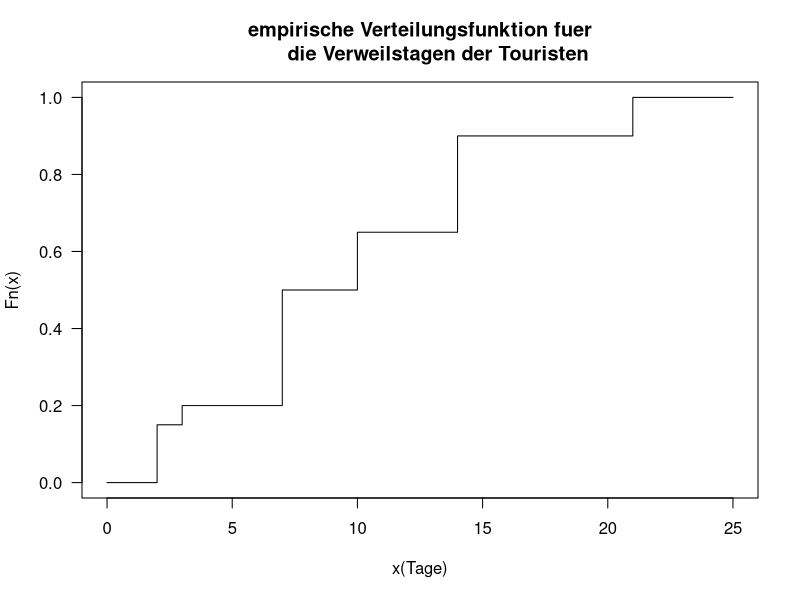
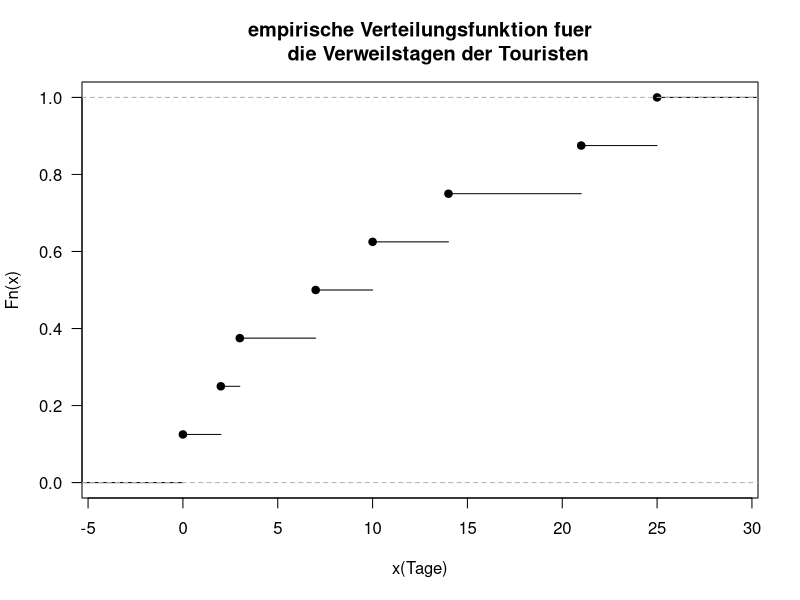
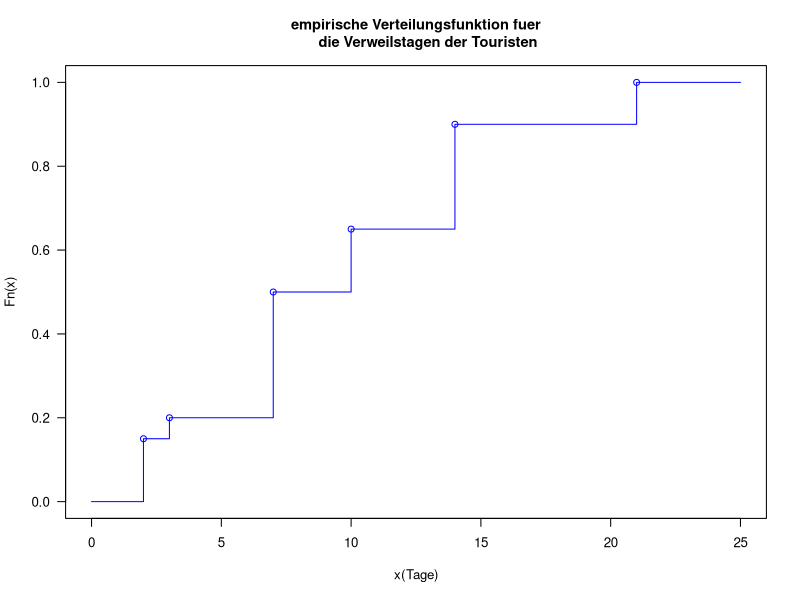
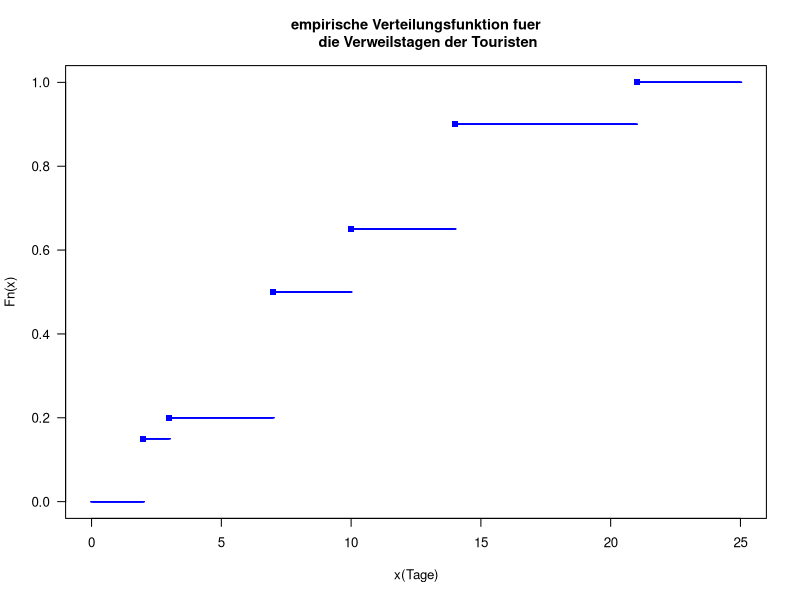
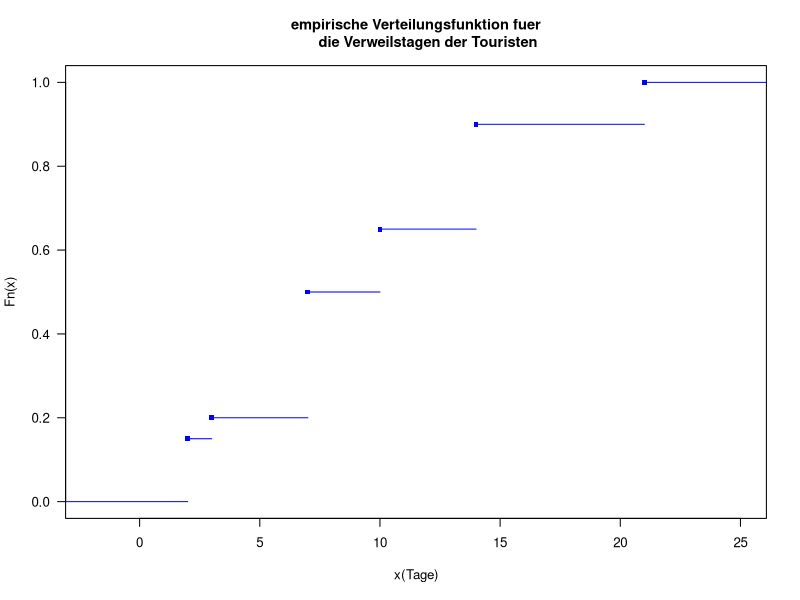
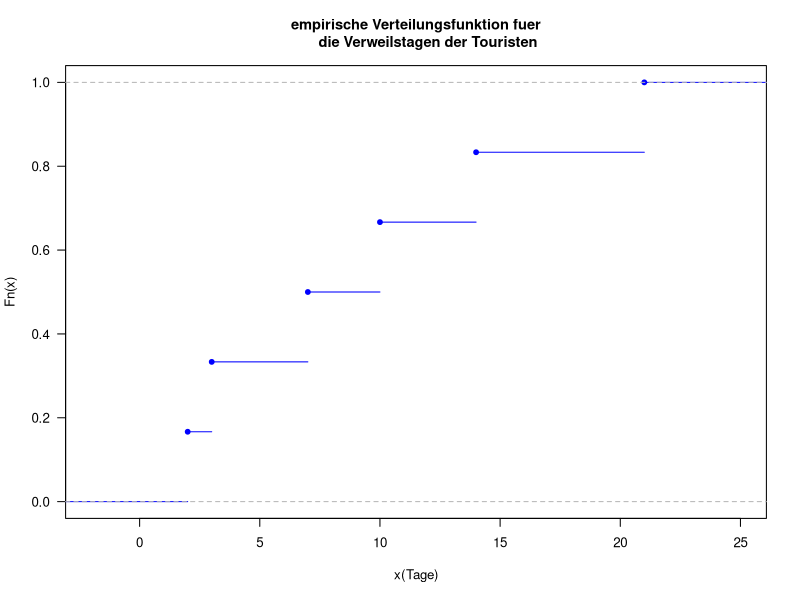

Here is the R script that generated these plots, in order: (Note: this script raises an error after producing the figures.)

make.Fn = function(argument,cumHaeufigkeit) {
    Fn = function(arg) {
        # how to sort the x ?
        # argument = x[1,]
        # depVar = x[2,]
        # total = sum(depVar)
        # haeufigkeit = depVar/total
        # cumHaeufigkeit = cumsum(haeufigkeit)
        argument.min = argument[1]
        argument.max = argument[length(argument)]
        if(arg < argument.min) {
            var = 0
        }
        else if(arg >= argument.max) {
            var = 1
        }
        else {
            vect = cumHaeufigkeit[argument <= arg]
            var = vect[length(vect)]
        }
        var
    }
}

touristData = rbind(c(2,3,7,10,14,21),c(6,2,12,6,10,4))
argument = touristData[1,]
depVar = touristData[2,]
total = sum(depVar)
haeufigkeit = depVar/total
cumHaeufigkeit = cumsum(haeufigkeit)

touristFn = make.Fn(argument,cumHaeufigkeit)
touristFn(9) - touristFn(3)


# plot
# extend the range of variable
argument.ext = c(0,argument,25)
cumHaeufigkeit.ext = cumsum(c(0,haeufigkeit,0))
par(las = 1)
plot(argument.ext,cumHaeufigkeit.ext,type = "s",
     xlab = "x(Tage)", 
     ylab = "Fn(x)",
     main = "empirische Verteilungsfunktion fuer
      die Verweilstagen der Touristen"
)


myFn = ecdf(x = argument.ext)
plot(myFn,xlab = "x(Tage)", 
     ylab = "Fn(x)",
     main = "empirische Verteilungsfunktion fuer
      die Verweilstagen der Touristen")






# b 

Tage = c(2,3,7,10,14,21)
Anz = c(6,2,12,6,10,4)

hrel = Anz/sum(Anz)
cumhrel = cumsum(c(0,hrel))

Fn = function(t) {
    k = sum(Tage <= t)
    # cumhrel[1] = 0, [2] = the first non zero value....
    cumhrel[k+1]
}
for(i in seq_along(Tage)) {
    print(Fn(Tage[i]))
}

Vectorize(Fn)(Tage)



# c

# variant 1
Tage.erw = c(0,Tage,25)
Fn.erw = c(cumhrel,1)

par(las = 1, cex = 0.8, cex.main = 1.1)
plot(Tage.erw, Fn.erw, type = "s",col = "blue",
     xlab = "x(Tage)", 
     ylab = "Fn(x)",
     main = "empirische Verteilungsfunktion fuer
      die Verweilstagen der Touristen"
)
points(Tage,cumhrel[2:7],col = "blue")


# variant 2
x = seq(0,25,0.01)
y = Vectorize(Fn)(x)
par(las = 1)
plot(x,y,type = "p",col = "blue",pch = 45,
     xlab = "x(Tage)", 
     ylab = "Fn(x)",
     main = "empirische Verteilungsfunktion fuer
      die Verweilstagen der Touristen"
)
points(Tage,cumsum(hrel),col = "blue",pch = 15)

# variant 3
Fn.neu = stepfun(Tage,cumhrel)
par(las = 1)
plot(Fn.neu, col = "blue", verticals = FALSE,
     pch = 15,
     xlab = "x(Tage)", 
     ylab = "Fn(x)",
     main = "empirische Verteilungsfunktion fuer
      die Verweilstagen der Touristen"
)

# variant 4
Tage.new = c(rep(2,6),rep(3,2),rep(7,12),rep(10,6),rep(14,10),rep(21,4))
plot(ecdf(Tage),col = "blue", lwd = 1,
     xlab = "x(Tage)", 
     ylab = "Fn(x)",
     main = "empirische Verteilungsfunktion fuer
      die Verweilstagen der Touristen")


minor.tick(nx = 5,ny = 2)